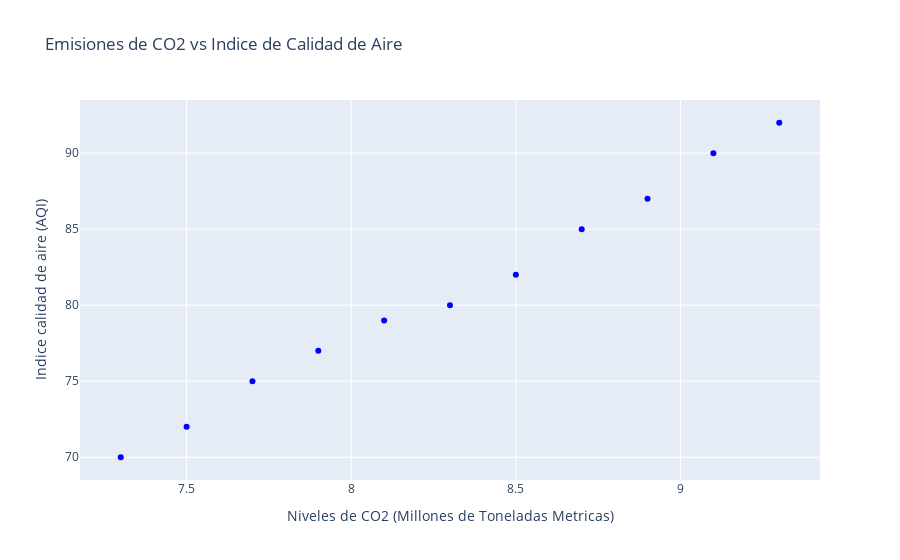

Notebook code for this chart:
### Markdown cell above
## tip 2 usar la visualizacion correcta

### Code cell
# grafico de dispersion de CO2 vs AQI
fig2 = go.Figure()
fig2.add_trace(go.Scatter(x=data['Carbon_Emissions'], y=data['AQI'], mode='markers', name='CO2 vs AQI', marker=dict(color='blue')))
fig2.update_layout(title='Emisiones de CO2 vs Indice de Calidad de Aire', xaxis_title='Niveles de CO2 (Millones de Toneladas Metricas)', yaxis_title='Indice calidad de aire (AQI)')
fig2.show()

### Figure 1 — Plotly figure (JSON) as saved in the notebook; plotly's stock layout.template omitted (floating-point values rounded to 4 significant figures)
{"data": [{"marker": {"color": "blue"}, "mode": "markers", "name": "CO2 vs AQI", "type": "scatter", "x": [7.3, 7.5, 7.7, 7.9, 8.1, 8.3, 8.5, 8.7, 8.9, 9.1, 9.3], "y": [70, 72, 75, 77, 79, 80, 82, 85, 87, 90, 92]}], "layout": {"title": {"text": "Emisiones de CO2 vs Indice de Calidad de Aire"}, "xaxis": {"title": {"text": "Niveles de CO2 (Millones de Toneladas Metricas)"}}, "yaxis": {"title": {"text": "Indice calidad de aire (AQI)"}}}}
